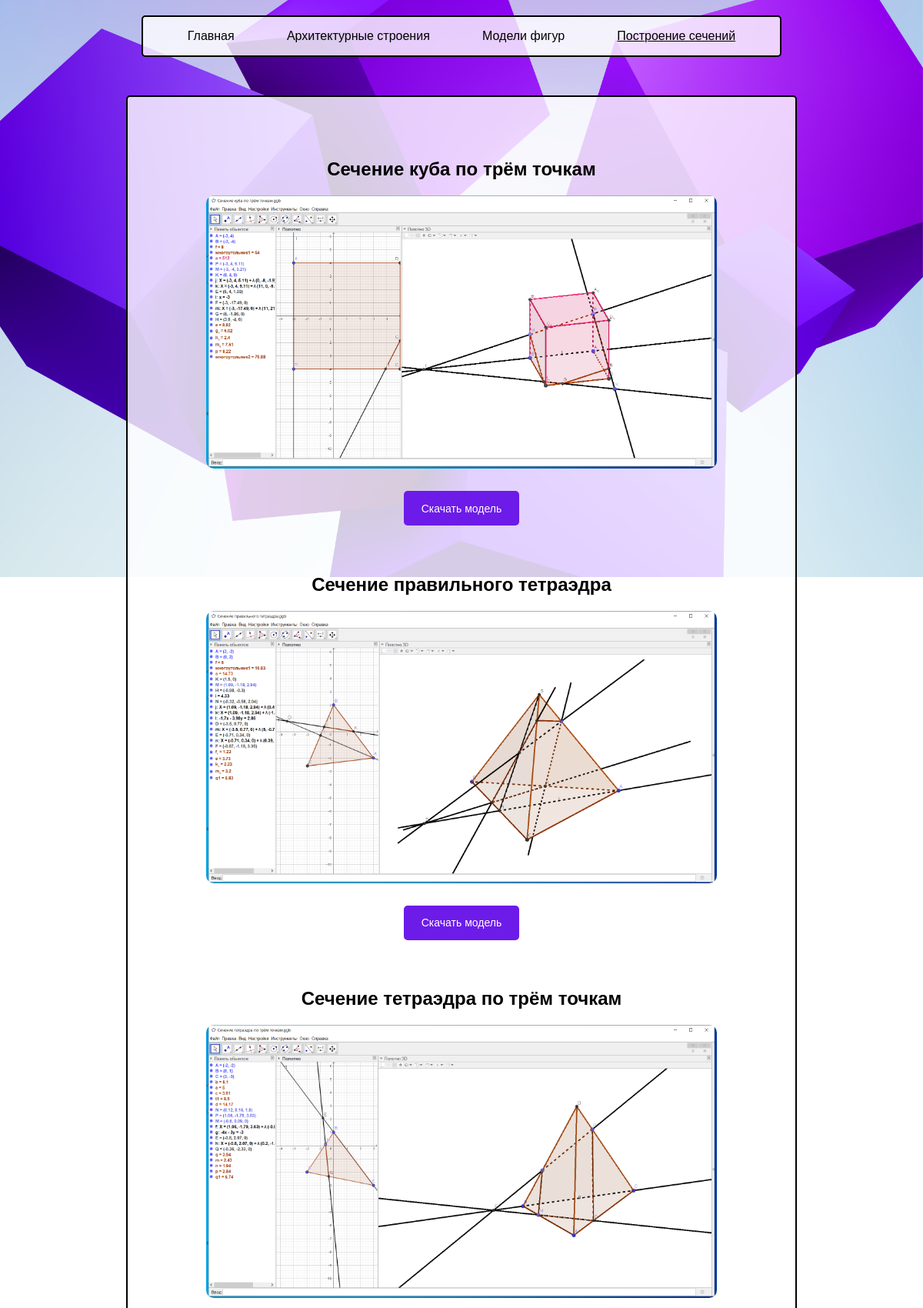
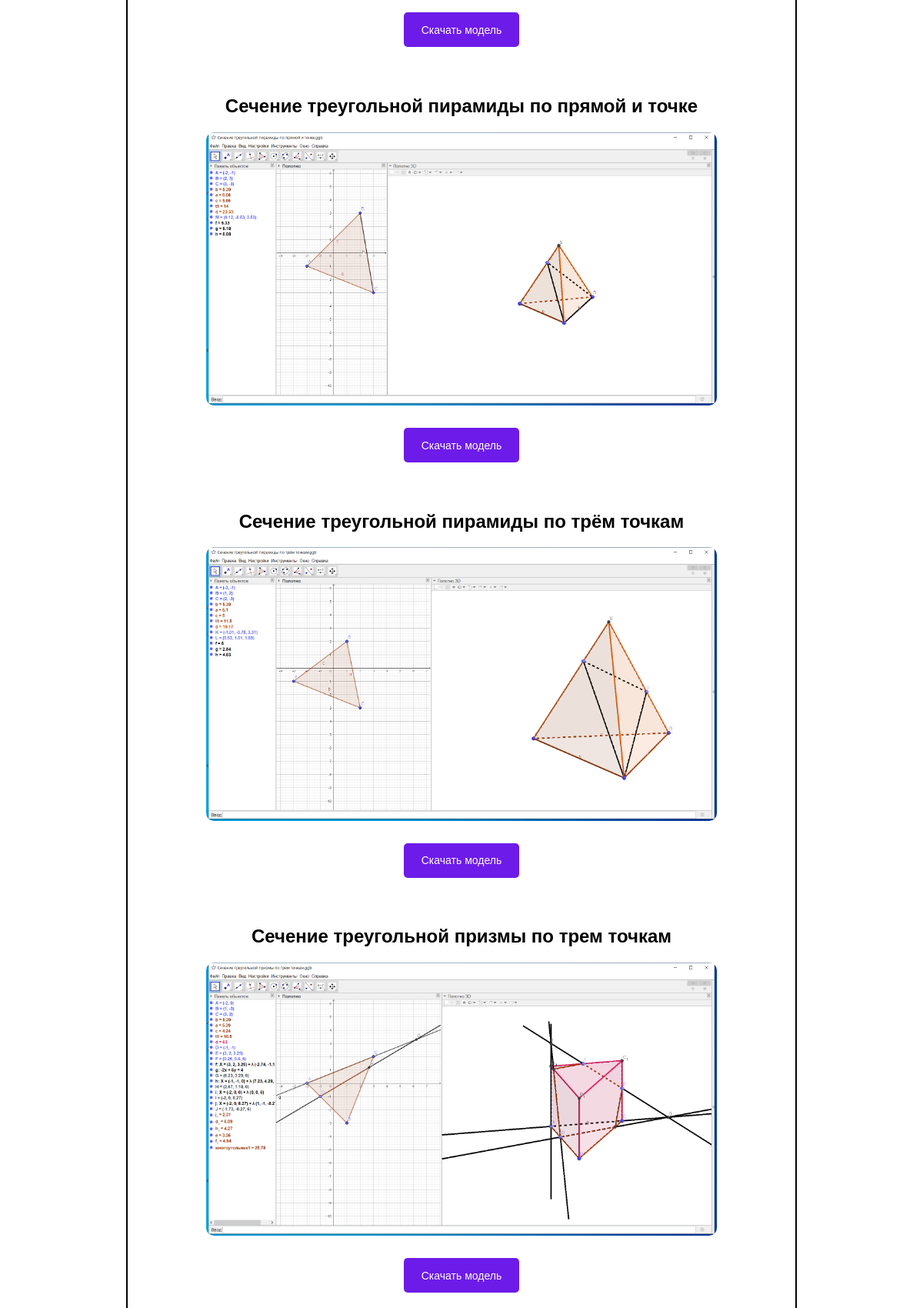
The page /cuts.php (upper part) on the database its author committed (2 pictures, top to bottom).
### tables this page shows
CREATE TABLE IF NOT EXISTS `data` (
  `id` int NOT NULL AUTO_INCREMENT,
  `name` varchar(100) DEFAULT NULL,
  `photo` varchar(512) DEFAULT NULL,
  `link` varchar(512) DEFAULT NULL,
  `type` varchar(50) DEFAULT NULL,
  PRIMARY KEY (`id`)
);

### cuts.php (the view, shortened to what this page needs)
<!DOCTYPE html>
<html lang="en">
<head>
    <link rel="stylesheet" href="css/styles.css">
</head>
<body>
    <header>
        <div class="a-container">
            <a href="/">Главная</a>
            <a href="buildings">Архитектурные строения</a>
            <a href="models">Модели фигур</a>
            <a href="cuts" class="text-decor">Построение сечений</a>
        </div>
    </header>
    <main>
        <div class="text-container">
            <?php
            $con = mysqli_connect("localhost", "root", "", "DB");
            mysqli_set_charset($con, "utf8");
            if ($con == false) {
                echo ("Ошибка подключения: " . mysqli_connect_error());
            }
            else {
                $sql = "SELECT name, photo, link FROM data where type='cuts'";
                $result = mysqli_query($con, $sql);
                $rows = mysqli_fetch_all($result, MYSQLI_ASSOC);
                foreach ($rows as $row) {
                    echo (
                    "<div class='model'>
                        <h2>{$row['name']}</h2>
                        <img class='model__img' src='images/cuts/{$row['photo']}' alt='Модель'>
                        <a href='{$row['link']}'><button>Скачать модель</button></a>
                    </div>"
                    );
                }
            }
            ?>
        </div>
    </main>
</body>
</html>

### css/styles.css (style rules this page uses)
body { background: url('../images/background.jpg') fixed no-repeat; background-size: 100%; font-family: 'Franklin Gothic Medium', 'Arial Narrow', Arial, sans-serif; }
header { background: rgba(255,255,255,0.8); width: 70%; height: 50px; margin: 20px auto 0 auto; border-radius: 5px; align-items: center; border: solid 2px; }
a { text-decoration: none; color: black; line-height: 50px; margin: 0 10px 0 10px; display: inline; }
.text-decor { text-decoration: underline; }
.a-container { display: flex; justify-content: space-evenly; }
.text-container { background: rgba(255,255,255,0.8); width: 70%; margin: 50px auto 0 auto; border-radius: 5px; align-items: center; border: solid 2px; text-align: justify; padding: 20px; }
.model { width: 80%; margin: 60px auto; text-align: center; }
.model__img { max-width: 100%; border-radius: 10px; margin: auto; }
.model button { background-color: #6d1be9; border-radius: 5px; color: white; font-size: 14px; cursor: pointer; border: none; width: 150px; height: 45px; margin: auto; margin-top: 25px; }

### rows shown on the page
data: name "Сечение куба по трём точкам", photo (picture)
data: name "Сечение правильного тетраэдра", photo (picture)
data: name "Сечение тетраэдра по трём точкам", photo (picture)
data: name "Сечение треугольной пирамиды по прямой и точке", photo (picture)
data: name "Сечение треугольной пирамиды по трём точкам", photo (picture)
data: name "Сечение треугольной призмы по трем точкам", photo (picture)
